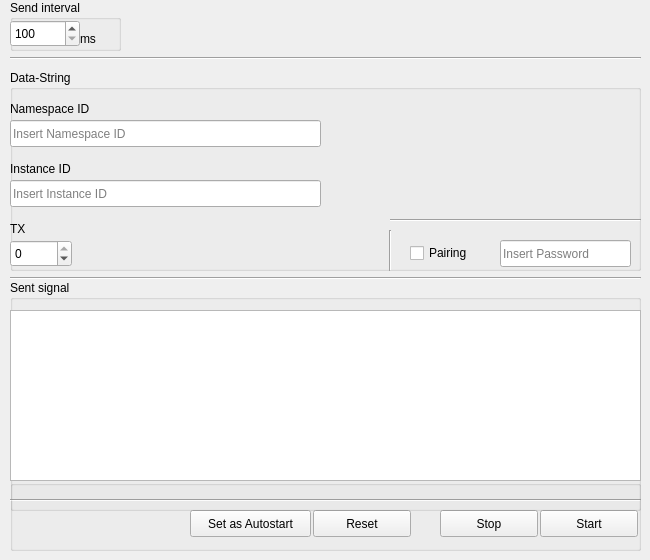
     <widget class="QWidget" name="tab_4">
      <attribute name="title">
       <string>DHBW-Beacon</string>
      </attribute>
      <widget class="QGroupBox" name="dbrssbutton">
       <property name="geometry">
        <rect>
         <x>10</x>
         <y>480</y>
         <width>631</width>
         <height>71</height>
        </rect>
       </property>
       <property name="title">
        <string/>
       </property>
       <widget class="QPushButton" name="dbstop">
        <property name="geometry">
         <rect>
          <x>430</x>
          <y>30</y>
          <width>98</width>
          <height>27</height>
         </rect>
        </property>
        <property name="text">
         <string>Stop</string>
        </property>
       </widget>
       <widget class="QPushButton" name="dbstart">
        <property name="geometry">
         <rect>
          <x>530</x>
          <y>30</y>
          <width>98</width>
          <height>27</height>
         </rect>
        </property>
        <property name="text">
         <string>Start</string>
        </property>
       </widget>
       <widget class="QPushButton" name="dbreset">
        <property name="geometry">
         <rect>
          <x>303</x>
          <y>30</y>
          <width>98</width>
          <height>27</height>
         </rect>
        </property>
        <property name="text">
         <string>Reset</string>
        </property>
       </widget>
       <widget class="QPushButton" name="dbsetasautostart">
        <property name="geometry">
         <rect>
          <x>180</x>
          <y>30</y>
          <width>121</width>
          <height>27</height>
         </rect>
        </property>
        <property name="text">
         <string>Set as Autostart</string>
        </property>
       </widget>
       <widget class="Line" name="line_11">
        <property name="geometry">
         <rect>
          <x>0</x>
          <y>10</y>
          <width>631</width>
          <height>20</height>
         </rect>
        </property>
        <property name="orientation">
         <enum>Qt::Horizontal</enum>
        </property>
       </widget>
      </widget>
      <widget class="QGroupBox" name="groupBox_24">
       <property name="geometry">
        <rect>
         <x>10</x>
         <y>0</y>
         <width>111</width>
         <height>51</height>
        </rect>
       </property>
       <property name="title">
        <string>Send interval</string>
       </property>
       <widget class="QLabel" name="label_19">
        <property name="geometry">
         <rect>
          <x>70</x>
          <y>30</y>
          <width>21</width>
          <height>17</height>
         </rect>
        </property>
        <property name="text">
         <string>ms</string>
        </property>
       </widget>
       <widget class="QDoubleSpinBox" name="dbsendeintervall">
        <property name="geometry">
         <rect>
          <x>0</x>
          <y>20</y>
          <width>70</width>
          <height>27</height>
         </rect>
        </property>
        <property name="decimals">
         <number>0</number>
        </property>
        <property name="minimum">
         <double>100.000000000000000</double>
        </property>
        <property name="maximum">
         <double>2000.000000000000000</double>
        </property>
        <property name="singleStep">
         <double>1.000000000000000</double>
        </property>
       </widget>
      </widget>
      <widget class="QGroupBox" name="groupBox_27">
       <property name="geometry">
        <rect>
         <x>10</x>
         <y>280</y>
         <width>631</width>
         <height>231</height>
        </rect>
       </property>
       <property name="title">
        <string>Sent signal</string>
       </property>
       <widget class="QTextBrowser" name="dbgesendetessignal">
        <property name="geometry">
         <rect>
          <x>0</x>
          <y>30</y>
          <width>631</width>
          <height>171</height>
         </rect>
        </property>
       </widget>
      </widget>
      <widget class="Line" name="line_17">
       <property name="geometry">
        <rect>
         <x>10</x>
         <y>50</y>
         <width>631</width>
         <height>16</height>
        </rect>
       </property>
       <property name="orientation">
        <enum>Qt::Horizontal</enum>
       </property>
      </widget>
      <widget class="Line" name="line_18">
       <property name="geometry">
        <rect>
         <x>10</x>
         <y>270</y>
         <width>631</width>
         <height>16</height>
        </rect>
       </property>
       <property name="orientation">
        <enum>Qt::Horizontal</enum>
       </property>
      </widget>
      <widget class="QGroupBox" name="groupBox_22">
       <property name="geometry">
        <rect>
         <x>10</x>
         <y>70</y>
         <width>631</width>
         <height>201</height>
        </rect>
       </property>
       <property name="title">
        <string>Data-String</string>
       </property>
       <widget class="QLabel" name="label_22">
        <property name="geometry">
         <rect>
          <x>0</x>
          <y>30</y>
          <width>141</width>
          <height>17</height>
         </rect>
        </property>
        <property name="text">
         <string>Namespace ID</string>
        </property>
       </widget>
       <widget class="QLineEdit" name="dbaktuellerdatastringnid">
        <property name="geometry">
         <rect>
          <x>0</x>
          <y>50</y>
          <width>311</width>
          <height>27</height>
         </rect>
        </property>
        <property name="text">
         <string/>
        </property>
        <property name="maxLength">
         <number>20</number>
        </property>
        <property name="frame">
         <bool>true</bool>
        </property>
        <property name="placeholderText">
         <string>Insert Namespace ID</string>
        </property>
       </widget>
       <widget class="QLabel" name="label_23">
        <property name="geometry">
         <rect>
          <x>0</x>
          <y>150</y>
          <width>21</width>
          <height>17</height>
         </rect>
        </property>
        <property name="text">
         <string>TX</string>
        </property>
       </widget>
       <widget class="QDoubleSpinBox" name="dbtx">
        <property name="geometry">
         <rect>
          <x>0</x>
          <y>170</y>
          <width>62</width>
          <height>27</height>
         </rect>
        </property>
        <property name="decimals">
         <number>0</number>
        </property>
        <property name="minimum">
         <double>-100.000000000000000</double>
        </property>
        <property name="maximum">
         <double>0.000000000000000</double>
        </property>
       </widget>
       <widget class="QLineEdit" name="dbaktuellerdatastringiid">
        <property name="geometry">
         <rect>
          <x>0</x>
          <y>110</y>
          <width>311</width>
          <height>27</height>
         </rect>
        </property>
        <property name="text">
         <string/>
        </property>
        <property name="maxLength">
         <number>12</number>
        </property>
        <property name="frame">
         <bool>true</bool>
        </property>
        <property name="placeholderText">
         <string>Insert Instance ID</string>
        </property>
       </widget>
       <widget class="QLabel" name="label_6">
        <property name="geometry">
         <rect>
          <x>510</x>
          <y>0</y>
          <width>121</width>
          <height>121</height>
         </rect>
        </property>
        <property name="text">
         <string/>
        </property>
        <property name="pixmap">
         <pixmap resource="../../logos/qtres.qrc">:/logos/DHBW_120.png</pixmap>
        </property>
       </widget>
       <widget class="QLabel" name="label_25">
        <property name="geometry">
         <rect>
          <x>0</x>
          <y>90</y>
          <width>101</width>
          <height>17</height>
         </rect>
        </property>
        <property name="text">
         <string>Instance ID</string>
        </property>
       </widget>
       <widget class="QCheckBox" name="checkBox">
        <property name="geometry">
         <rect>
          <x>400</x>
          <y>170</y>
          <width>99</width>
          <height>26</height>
         </rect>
        </property>
        <property name="text">
         <string>Pairing</string>
        </property>
       </widget>
       <widget class="QLineEdit" name="dbaktuellerdatastringnid_2">
        <property name="geometry">
         <rect>
          <x>490</x>
          <y>170</y>
          <width>131</width>
          <height>27</height>
         </rect>
        </property>
        <property name="text">
         <string/>
        </property>
        <property name="maxLength">
         <number>20</number>
        </property>
        <property name="frame">
         <bool>true</bool>
        </property>
        <property name="placeholderText">
         <string>Insert Password</string>
        </property>
       </widget>
       <widget class="Line" name="line">
        <property name="geometry">
         <rect>
          <x>380</x>
          <y>140</y>
          <width>251</width>
          <height>20</height>
         </rect>
        </property>
        <property name="orientation">
         <enum>Qt::Horizontal</enum>
        </property>
       </widget>
       <widget class="Line" name="line_2">
        <property name="geometry">
         <rect>
          <x>370</x>
          <y>160</y>
          <width>20</width>
          <height>41</height>
         </rect>
        </property>
        <property name="orientation">
         <enum>Qt::Vertical</enum>
        </property>
       </widget>
      </widget>
     </widget>
